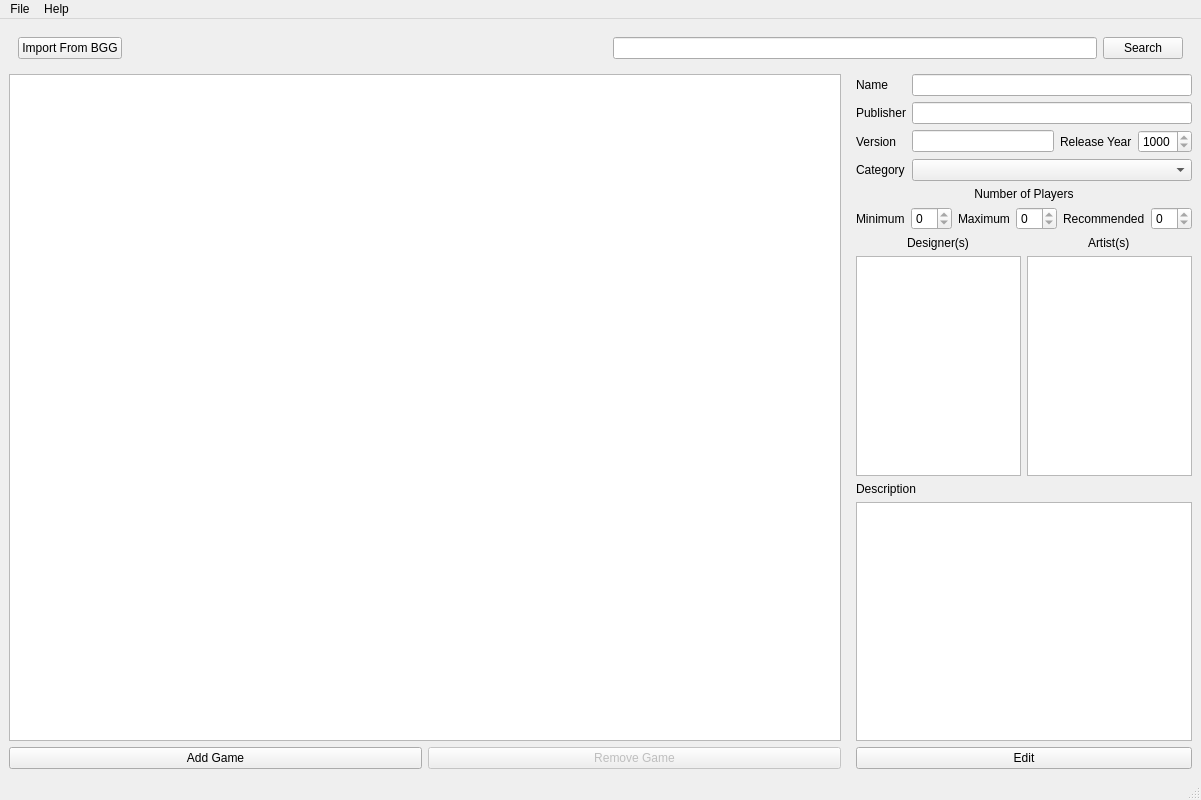
<?xml version="1.0" encoding="UTF-8"?>
<ui version="4.0">
 <class>MainWindow</class>
 <widget class="QMainWindow" name="MainWindow">
  <property name="geometry">
   <rect>
    <x>0</x>
    <y>0</y>
    <width>1201</width>
    <height>800</height>
   </rect>
  </property>
  <property name="windowTitle">
   <string>Spielpendium</string>
  </property>
  <property name="unifiedTitleAndToolBarOnMac">
   <bool>true</bool>
  </property>
  <widget class="QWidget" name="centralwidget">
   <property name="enabled">
    <bool>true</bool>
   </property>
   <property name="sizePolicy">
    <sizepolicy hsizetype="Maximum" vsizetype="Maximum">
     <horstretch>0</horstretch>
     <verstretch>0</verstretch>
    </sizepolicy>
   </property>
   <layout class="QVBoxLayout" name="verticalLayout">
    <item>
     <widget class="QWidget" name="widget" native="true">
      <layout class="QHBoxLayout" name="horizontalLayout">
       <item>
        <widget class="QPushButton" name="pushButton_2">
         <property name="text">
          <string>Import From BGG</string>
         </property>
        </widget>
       </item>
       <item>
        <spacer name="horizontalSpacer">
         <property name="orientation">
          <enum>Qt::Horizontal</enum>
         </property>
         <property name="sizeType">
          <enum>QSizePolicy::Expanding</enum>
         </property>
         <property name="sizeHint" stdset="0">
          <size>
           <width>467</width>
           <height>20</height>
          </size>
         </property>
        </spacer>
       </item>
       <item>
        <widget class="QLineEdit" name="lineEdit"/>
       </item>
       <item>
        <widget class="QPushButton" name="pushButton">
         <property name="text">
          <string>Search</string>
         </property>
        </widget>
       </item>
      </layout>
     </widget>
    </item>
    <item>
     <widget class="QWidget" name="widget_2" native="true">
      <layout class="QHBoxLayout" name="horizontalLayout_3">
       <property name="leftMargin">
        <number>0</number>
       </property>
       <property name="topMargin">
        <number>0</number>
       </property>
       <property name="rightMargin">
        <number>0</number>
       </property>
       <property name="bottomMargin">
        <number>0</number>
       </property>
       <item>
        <widget class="QWidget" name="widget_4" native="true">
         <property name="sizePolicy">
          <sizepolicy hsizetype="Preferred" vsizetype="Preferred">
           <horstretch>3</horstretch>
           <verstretch>0</verstretch>
          </sizepolicy>
         </property>
         <layout class="QGridLayout" name="gridLayout_2">
          <property name="leftMargin">
           <number>0</number>
          </property>
          <property name="topMargin">
           <number>0</number>
          </property>
          <property name="rightMargin">
           <number>9</number>
          </property>
          <property name="bottomMargin">
           <number>0</number>
          </property>
          <item row="1" column="0">
           <widget class="QPushButton" name="pushButton_4">
            <property name="text">
             <string>Add Game</string>
            </property>
           </widget>
          </item>
          <item row="0" column="0" colspan="2">
           <widget class="QTableView" name="tableView">
            <property name="toolTipDuration">
             <number>3</number>
            </property>
            <property name="editTriggers">
             <set>QAbstractItemView::NoEditTriggers</set>
            </property>
            <property name="alternatingRowColors">
             <bool>true</bool>
            </property>
            <attribute name="verticalHeaderVisible">
             <bool>false</bool>
            </attribute>
           </widget>
          </item>
          <item row="1" column="1">
           <widget class="QPushButton" name="pushButton_5">
            <property name="enabled">
             <bool>false</bool>
            </property>
            <property name="text">
             <string>Remove Game</string>
            </property>
           </widget>
          </item>
         </layout>
        </widget>
       </item>
       <item>
        <widget class="QWidget" name="widget_3" native="true">
         <property name="sizePolicy">
          <sizepolicy hsizetype="Preferred" vsizetype="Preferred">
           <horstretch>1</horstretch>
           <verstretch>0</verstretch>
          </sizepolicy>
         </property>
         <layout class="QGridLayout" name="gridLayout">
          <property name="leftMargin">
           <number>0</number>
          </property>
          <property name="topMargin">
           <number>0</number>
          </property>
          <property name="rightMargin">
           <number>0</number>
          </property>
          <property name="bottomMargin">
           <number>0</number>
          </property>
          <item row="2" column="0">
           <widget class="QLabel" name="label_10">
            <property name="text">
             <string>Version</string>
            </property>
            <property name="buddy">
             <cstring>lineEdit_4</cstring>
            </property>
           </widget>
          </item>
          <item row="2" column="1">
           <widget class="QLineEdit" name="lineEdit_4">
            <property name="readOnly">
             <bool>true</bool>
            </property>
           </widget>
          </item>
          <item row="2" column="2">
           <widget class="QLabel" name="label_11">
            <property name="text">
             <string>Release Year</string>
            </property>
            <property name="buddy">
             <cstring>spinBox_4</cstring>
            </property>
           </widget>
          </item>
          <item row="1" column="0">
           <widget class="QLabel" name="label_9">
            <property name="text">
             <string>Publisher</string>
            </property>
            <property name="buddy">
             <cstring>lineEdit_3</cstring>
            </property>
           </widget>
          </item>
          <item row="0" column="0">
           <widget class="QLabel" name="label">
            <property name="text">
             <string>Name</string>
            </property>
            <property name="buddy">
             <cstring>lineEdit_2</cstring>
            </property>
           </widget>
          </item>
          <item row="10" column="0" colspan="4">
           <widget class="QPlainTextEdit" name="plainTextEdit">
            <property name="readOnly">
             <bool>true</bool>
            </property>
           </widget>
          </item>
          <item row="11" column="0" colspan="4">
           <widget class="QPushButton" name="pushButton_3">
            <property name="text">
             <string>Edit</string>
            </property>
            <property name="checkable">
             <bool>true</bool>
            </property>
            <property name="checked">
             <bool>false</bool>
            </property>
            <property name="flat">
             <bool>false</bool>
            </property>
           </widget>
          </item>
          <item row="2" column="3">
           <widget class="QSpinBox" name="spinBox_4">
            <property name="readOnly">
             <bool>true</bool>
            </property>
            <property name="minimum">
             <number>1000</number>
            </property>
            <property name="maximum">
             <number>9999</number>
            </property>
           </widget>
          </item>
          <item row="1" column="1" colspan="3">
           <widget class="QLineEdit" name="lineEdit_3">
            <property name="readOnly">
             <bool>true</bool>
            </property>
           </widget>
          </item>
          <item row="0" column="1" colspan="3">
           <widget class="QLineEdit" name="lineEdit_2">
            <property name="readOnly">
             <bool>true</bool>
            </property>
           </widget>
          </item>
          <item row="4" column="0" colspan="4">
           <widget class="QWidget" name="widget_5" native="true">
            <layout class="QGridLayout" name="gridLayout_3">
             <property name="leftMargin">
              <number>0</number>
             </property>
             <property name="topMargin">
              <number>0</number>
             </property>
             <property name="rightMargin">
              <number>0</number>
             </property>
             <property name="bottomMargin">
              <number>0</number>
             </property>
             <item row="1" column="3">
              <widget class="QSpinBox" name="spinBox">
               <property name="readOnly">
                <bool>true</bool>
               </property>
              </widget>
             </item>
             <item row="1" column="4">
              <widget class="QLabel" name="label_4">
               <property name="text">
                <string>Recommended</string>
               </property>
               <property name="buddy">
                <cstring>spinBox_3</cstring>
               </property>
              </widget>
             </item>
             <item row="1" column="2">
              <widget class="QLabel" name="label_3">
               <property name="text">
                <string>Maximum</string>
               </property>
               <property name="buddy">
                <cstring>spinBox_2</cstring>
               </property>
              </widget>
             </item>
             <item row="1" column="1">
              <widget class="QSpinBox" name="spinBox_2">
               <property name="readOnly">
                <bool>true</bool>
               </property>
              </widget>
             </item>
             <item row="1" column="0">
              <widget class="QLabel" name="label_2">
               <property name="text">
                <string>Minimum</string>
               </property>
               <property name="buddy">
                <cstring>spinBox</cstring>
               </property>
              </widget>
             </item>
             <item row="1" column="5">
              <widget class="QSpinBox" name="spinBox_3">
               <property name="readOnly">
                <bool>true</bool>
               </property>
               <property name="buttonSymbols">
                <enum>QAbstractSpinBox::UpDownArrows</enum>
               </property>
              </widget>
             </item>
             <item row="0" column="0" colspan="6">
              <widget class="QLabel" name="label_5">
               <property name="text">
                <string>Number of Players</string>
               </property>
               <property name="alignment">
                <set>Qt::AlignCenter</set>
               </property>
              </widget>
             </item>
            </layout>
           </widget>
          </item>
          <item row="5" column="0" colspan="4">
           <widget class="QWidget" name="widget_6" native="true">
            <layout class="QGridLayout" name="gridLayout_4">
             <property name="leftMargin">
              <number>0</number>
             </property>
             <property name="topMargin">
              <number>0</number>
             </property>
             <property name="rightMargin">
              <number>0</number>
             </property>
             <property name="bottomMargin">
              <number>0</number>
             </property>
             <property name="spacing">
              <number>6</number>
             </property>
             <item row="0" column="0" alignment="Qt::AlignHCenter">
              <widget class="QLabel" name="label_7">
               <property name="text">
                <string>Designer(s)</string>
               </property>
               <property name="buddy">
                <cstring>listView</cstring>
               </property>
              </widget>
             </item>
             <item row="0" column="1" alignment="Qt::AlignHCenter">
              <widget class="QLabel" name="label_8">
               <property name="text">
                <string>Artist(s)</string>
               </property>
               <property name="buddy">
                <cstring>listView_2</cstring>
               </property>
              </widget>
             </item>
             <item row="1" column="0">
              <widget class="QListView" name="listView"/>
             </item>
             <item row="1" column="1">
              <widget class="QListView" name="listView_2"/>
             </item>
            </layout>
           </widget>
          </item>
          <item row="9" column="0" colspan="4">
           <widget class="QLabel" name="label_6">
            <property name="text">
             <string>Description</string>
            </property>
            <property name="buddy">
             <cstring>plainTextEdit</cstring>
            </property>
           </widget>
          </item>
          <item row="3" column="0">
           <widget class="QLabel" name="label_12">
            <property name="text">
             <string>Category</string>
            </property>
            <property name="buddy">
             <cstring>comboBox</cstring>
            </property>
           </widget>
          </item>
          <item row="3" column="1" colspan="3">
           <widget class="QComboBox" name="comboBox">
            <property name="enabled">
             <bool>true</bool>
            </property>
            <property name="editable">
             <bool>false</bool>
            </property>
           </widget>
          </item>
         </layout>
        </widget>
       </item>
      </layout>
     </widget>
    </item>
   </layout>
  </widget>
  <widget class="QMenuBar" name="menubar">
   <property name="geometry">
    <rect>
     <x>0</x>
     <y>0</y>
     <width>1201</width>
     <height>22</height>
    </rect>
   </property>
   <widget class="QMenu" name="menuFile">
    <property name="title">
     <string>File</string>
    </property>
    <widget class="QMenu" name="menuRecent">
     <property name="title">
      <string>&amp;Recent</string>
     </property>
     <addaction name="actionNone"/>
    </widget>
    <addaction name="actionNew"/>
    <addaction name="actionOpen"/>
    <addaction name="menuRecent"/>
    <addaction name="separator"/>
    <addaction name="actionSave"/>
    <addaction name="actionSave_As"/>
    <addaction name="separator"/>
    <addaction name="action_Quit"/>
   </widget>
   <widget class="QMenu" name="menuHelp">
    <property name="title">
     <string>Help</string>
    </property>
    <addaction name="actionAbout"/>
   </widget>
   <addaction name="menuFile"/>
   <addaction name="menuHelp"/>
  </widget>
  <widget class="QStatusBar" name="statusbar"/>
  <action name="actionNew">
   <property name="text">
    <string>&amp;New</string>
   </property>
   <property name="shortcut">
    <string>Ctrl+N</string>
   </property>
  </action>
  <action name="actionOpen">
   <property name="text">
    <string>&amp;Open</string>
   </property>
   <property name="shortcut">
    <string>Ctrl+O</string>
   </property>
  </action>
  <action name="actionSave">
   <property name="enabled">
    <bool>false</bool>
   </property>
   <property name="text">
    <string>&amp;Save</string>
   </property>
   <property name="shortcut">
    <string>Ctrl+S</string>
   </property>
  </action>
  <action name="actionSave_As">
   <property name="text">
    <string>Save &amp;As...</string>
   </property>
  </action>
  <action name="actionNone">
   <property name="enabled">
    <bool>false</bool>
   </property>
   <property name="text">
    <string>None</string>
   </property>
  </action>
  <action name="action_Quit">
   <property name="text">
    <string>&amp;Quit</string>
   </property>
   <property name="shortcut">
    <string>Ctrl+Q</string>
   </property>
  </action>
  <action name="actionAbout">
   <property name="text">
    <string>About</string>
   </property>
  </action>
 </widget>
 <tabstops>
  <tabstop>pushButton_2</tabstop>
  <tabstop>lineEdit</tabstop>
  <tabstop>pushButton</tabstop>
  <tabstop>lineEdit_2</tabstop>
  <tabstop>plainTextEdit</tabstop>
 </tabstops>
 <resources/>
 <connections/>
</ui>
